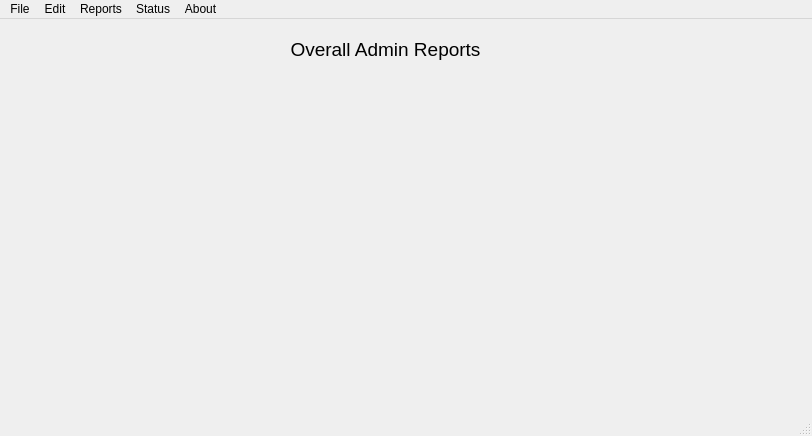
<?xml version="1.0" encoding="UTF-8"?>
<ui version="4.0">
 <class>admin_dashboard</class>
 <widget class="QMainWindow" name="admin_dashboard">
  <property name="geometry">
   <rect>
    <x>0</x>
    <y>0</y>
    <width>812</width>
    <height>436</height>
   </rect>
  </property>
  <property name="windowTitle">
   <string>Admin Dashboard</string>
  </property>
  <property name="windowIcon">
   <iconset resource="iconresource.qrc">
    <normaloff>:/new/icons/Resources/icons/Actions-view-list-details-icon.png</normaloff>:/new/icons/Resources/icons/Actions-view-list-details-icon.png</iconset>
  </property>
  <property name="autoFillBackground">
   <bool>true</bool>
  </property>
  <widget class="QWidget" name="centralwidget">
   <widget class="QLabel" name="label">
    <property name="geometry">
     <rect>
      <x>250</x>
      <y>0</y>
      <width>271</width>
      <height>61</height>
     </rect>
    </property>
    <property name="font">
     <font>
      <pointsize>14</pointsize>
     </font>
    </property>
    <property name="text">
     <string>Overall Admin Reports</string>
    </property>
    <property name="alignment">
     <set>Qt::AlignCenter</set>
    </property>
   </widget>
  </widget>
  <widget class="QMenuBar" name="menubar">
   <property name="geometry">
    <rect>
     <x>0</x>
     <y>0</y>
     <width>812</width>
     <height>19</height>
    </rect>
   </property>
   <widget class="QMenu" name="menuFile">
    <property name="autoFillBackground">
     <bool>true</bool>
    </property>
    <property name="title">
     <string>File</string>
    </property>
    <addaction name="separator"/>
    <addaction name="separator"/>
    <addaction name="actionNew_Entry_2"/>
    <addaction name="separator"/>
    <addaction name="actionEdit_Entry_2"/>
    <addaction name="separator"/>
    <addaction name="actionView_Entry"/>
    <addaction name="separator"/>
    <addaction name="actionExport_to"/>
    <addaction name="separator"/>
    <addaction name="actionExit"/>
   </widget>
   <widget class="QMenu" name="menuEdit">
    <property name="title">
     <string>Edit</string>
    </property>
    <addaction name="actionEdit_Licence"/>
    <addaction name="separator"/>
    <addaction name="actionDelete_Licence"/>
    <addaction name="separator"/>
    <addaction name="actionSuspend_Licence_2"/>
    <addaction name="separator"/>
    <addaction name="actionReview_Suspension"/>
   </widget>
   <widget class="QMenu" name="menuReports">
    <property name="title">
     <string>Reports</string>
    </property>
    <addaction name="actionAccident_Report"/>
    <addaction name="separator"/>
    <addaction name="actionGeneral_Report"/>
    <addaction name="separator"/>
   </widget>
   <widget class="QMenu" name="menuStatus">
    <property name="title">
     <string>Status</string>
    </property>
    <addaction name="actionLicence_Status"/>
    <addaction name="actionChange_Status"/>
    <addaction name="actionEdit_Status"/>
   </widget>
   <widget class="QMenu" name="menuAbout">
    <property name="title">
     <string>About</string>
    </property>
    <addaction name="actionAbout_Account"/>
    <addaction name="separator"/>
    <addaction name="actionAbout_Developer"/>
    <addaction name="separator"/>
    <addaction name="actionAbout_Qt"/>
   </widget>
   <addaction name="menuFile"/>
   <addaction name="menuEdit"/>
   <addaction name="menuReports"/>
   <addaction name="menuStatus"/>
   <addaction name="menuAbout"/>
  </widget>
  <widget class="QStatusBar" name="statusbar"/>
  <action name="actionNew_Entry_2">
   <property name="icon">
    <iconset resource="iconresource.qrc">
     <normaloff>:/new/icons/Resources/icons/Files-New-File-icon.png</normaloff>:/new/icons/Resources/icons/Files-New-File-icon.png</iconset>
   </property>
   <property name="text">
    <string>New Entry</string>
   </property>
   <property name="shortcut">
    <string>Ctrl+N</string>
   </property>
  </action>
  <action name="actionEdit_Entry_2">
   <property name="icon">
    <iconset resource="iconresource.qrc">
     <normaloff>:/new/icons/Resources/icons/Pencil-icon.png</normaloff>:/new/icons/Resources/icons/Pencil-icon.png</iconset>
   </property>
   <property name="text">
    <string>Edit Entry</string>
   </property>
   <property name="shortcut">
    <string>Ctrl+E</string>
   </property>
  </action>
  <action name="actionView_Entry">
   <property name="icon">
    <iconset resource="iconresource.qrc">
     <normaloff>:/new/icons/Resources/icons/Actions-view-list-details-icon.png</normaloff>:/new/icons/Resources/icons/Actions-view-list-details-icon.png</iconset>
   </property>
   <property name="text">
    <string>View Entry</string>
   </property>
   <property name="shortcut">
    <string>Ctrl+V</string>
   </property>
  </action>
  <action name="actionExport_to">
   <property name="icon">
    <iconset resource="iconresource.qrc">
     <normaloff>:/new/icons/Resources/icons/export-icon.png</normaloff>:/new/icons/Resources/icons/export-icon.png</iconset>
   </property>
   <property name="text">
    <string>Export to ...</string>
   </property>
   <property name="shortcut">
    <string>Ctrl+P</string>
   </property>
  </action>
  <action name="actionExit">
   <property name="icon">
    <iconset resource="iconresource.qrc">
     <normaloff>:/new/icons/Resources/icons/Button-Delete-icon.png</normaloff>:/new/icons/Resources/icons/Button-Delete-icon.png</iconset>
   </property>
   <property name="text">
    <string>Exit</string>
   </property>
   <property name="shortcut">
    <string>Ctrl+X</string>
   </property>
  </action>
  <action name="actionAbout_Account">
   <property name="icon">
    <iconset resource="iconresource.qrc">
     <normaloff>:/new/icons/Resources/icons/Very-Basic-About-icon.png</normaloff>:/new/icons/Resources/icons/Very-Basic-About-icon.png</iconset>
   </property>
   <property name="text">
    <string>About Account</string>
   </property>
  </action>
  <action name="actionAbout_Developer">
   <property name="icon">
    <iconset resource="iconresource.qrc">
     <normaloff>:/new/icons/Resources/icons/Code-Window-icon.png</normaloff>:/new/icons/Resources/icons/Code-Window-icon.png</iconset>
   </property>
   <property name="text">
    <string>About Developer</string>
   </property>
  </action>
  <action name="actionAbout_Qt">
   <property name="icon">
    <iconset resource="iconresource.qrc">
     <normaloff>:/new/icons/Resources/icons/Apps-partitionmanager-icon.png</normaloff>:/new/icons/Resources/icons/Apps-partitionmanager-icon.png</iconset>
   </property>
   <property name="text">
    <string>About Qt</string>
   </property>
  </action>
  <action name="actionAccident_Report">
   <property name="icon">
    <iconset resource="iconresource.qrc">
     <normaloff>:/new/icons/Resources/icons/Reports-icon.png</normaloff>:/new/icons/Resources/icons/Reports-icon.png</iconset>
   </property>
   <property name="text">
    <string>Accident Report</string>
   </property>
  </action>
  <action name="actionGeneral_Report">
   <property name="icon">
    <iconset resource="iconresource.qrc">
     <normaloff>:/new/icons/Resources/icons/Status-mail-task-icon.png</normaloff>:/new/icons/Resources/icons/Status-mail-task-icon.png</iconset>
   </property>
   <property name="text">
    <string>General Report</string>
   </property>
  </action>
  <action name="actionLicence_Status">
   <property name="icon">
    <iconset resource="iconresource.qrc">
     <normaloff>:/new/icons/Resources/icons/Status-mail-read-icon.png</normaloff>:/new/icons/Resources/icons/Status-mail-read-icon.png</iconset>
   </property>
   <property name="text">
    <string>Licence Status</string>
   </property>
  </action>
  <action name="actionChange_Status">
   <property name="icon">
    <iconset resource="iconresource.qrc">
     <normaloff>:/new/icons/Resources/icons/Custom-reports-icon.png</normaloff>:/new/icons/Resources/icons/Custom-reports-icon.png</iconset>
   </property>
   <property name="text">
    <string>Change Status</string>
   </property>
  </action>
  <action name="actionEdit_Status">
   <property name="icon">
    <iconset resource="iconresource.qrc">
     <normaloff>:/new/icons/Resources/icons/edit-icon.png</normaloff>:/new/icons/Resources/icons/edit-icon.png</iconset>
   </property>
   <property name="text">
    <string>Edit Status</string>
   </property>
  </action>
  <action name="actionEdit_Licence">
   <property name="icon">
    <iconset resource="iconresource.qrc">
     <normaloff>:/new/icons/Resources/icons/Edit-Document-icon.png</normaloff>:/new/icons/Resources/icons/Edit-Document-icon.png</iconset>
   </property>
   <property name="text">
    <string>Edit Licence</string>
   </property>
  </action>
  <action name="actionDelete_Licence">
   <property name="icon">
    <iconset resource="iconresource.qrc">
     <normaloff>:/new/icons/Resources/icons/delete-file-icon.png</normaloff>:/new/icons/Resources/icons/delete-file-icon.png</iconset>
   </property>
   <property name="text">
    <string>Delete Licence</string>
   </property>
  </action>
  <action name="actionSuspend_Licence_2">
   <property name="icon">
    <iconset resource="iconresource.qrc">
     <normaloff>:/new/icons/Resources/icons/Actions-system-suspend-icon.png</normaloff>:/new/icons/Resources/icons/Actions-system-suspend-icon.png</iconset>
   </property>
   <property name="text">
    <string>Suspend Licence</string>
   </property>
  </action>
  <action name="actionReview_Suspension">
   <property name="icon">
    <iconset resource="iconresource.qrc">
     <normaloff>:/new/icons/Resources/icons/Logos-System-Report-icon.png</normaloff>:/new/icons/Resources/icons/Logos-System-Report-icon.png</iconset>
   </property>
   <property name="text">
    <string>Review Suspension</string>
   </property>
  </action>
 </widget>
 <resources>
  <include location="iconresource.qrc"/>
 </resources>
 <connections/>
</ui>
